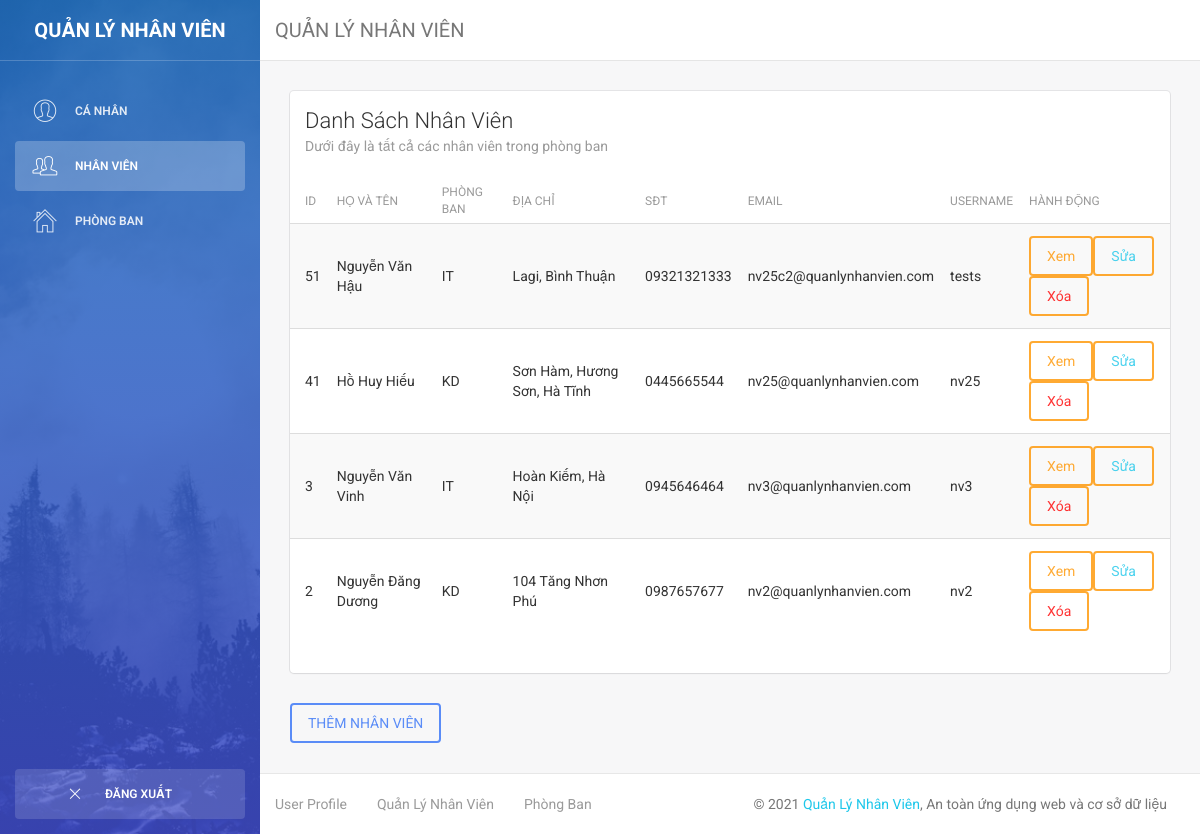
The app's page /nhanvien.php (signed in) with its own data.
### tables this page shows
CREATE TABLE `nhanvien` (
  `ID` int(5) UNSIGNED NOT NULL,
  `HOTEN` varchar(255) NOT NULL,
  `MAPB` varchar(10) DEFAULT NULL,
  `PHAI` varchar(10) NOT NULL,
  `DIACHI` varchar(255) DEFAULT NULL,
  `SDT` varchar(20) DEFAULT NULL,
  `EMAIL` varchar(255) DEFAULT NULL,
  `USERNAME` varchar(32) DEFAULT NULL,
  `PASSWORD` varchar(100) DEFAULT NULL,
  `LUONG` varchar(100) DEFAULT NULL,
  `isAdmin` int(11) DEFAULT NULL
);

### nhanvien.php (the view, shortened to what this page needs)
<?php
     require 'connectdatabase.php';
?>
<!doctype html>
<html lang="en">
<head>
    <link href="assets/css/bootstrap.min.css" rel="stylesheet" />
    <link href="assets/css/animate.min.css" rel="stylesheet"/>
    <link href="assets/css/light-bootstrap-dashboard.css" rel="stylesheet"/>
    <link href="assets/css/demo.css" rel="stylesheet" />
    <link href="http://maxcdn.bootstrapcdn.com/font-awesome/4.2.0/css/font-awesome.min.css" rel="stylesheet">
    <link href="assets/css/pe-icon-7-stroke.css" rel="stylesheet" />
</head>
<body>
<div class="wrapper">
    <div class="sidebar" data-color="blue" data-image="assets/img/sidebar-5.jpg">
    	<div class="sidebar-wrapper">
            <div class="logo">
                <a href="#" class="simple-text">
                    QUẢN LÝ NHÂN VIÊN
                </a>
            </div>
            <ul class="nav">
                <li>
                    <a href="profile.php">
                        <i class="pe-7s-user"></i>
                        <p>Cá Nhân</p>
                    </a>
                </li>
                <li class="active">
                    <a href="#">
                        <i class="pe-7s-users"></i>
                        <p>nhân viên</p>
                    </a>
                </li>
                <li>
                    <a href="phongban.php">
                        <i class="pe-7s-home"></i>
                        <p>Phòng Ban</p>
                    </a>
                </li>
				<li class="active-pro">
                    <a href="controller_logout.php">
                        <i class="pe-7s-close" style="margin-left: 30px;"></i>
                        <p>
                        <?php
                        if(isset($_SESSION['username']) && $_SESSION['username']) {
                            echo "Đăng Xuất";
                        }
                        else {
                            echo "Đăng Nhập";
                        }
                        ?>
                        </p>
                    </a>
                </li>
            </ul>
    	</div>
    </div>
    <div class="main-panel">
        <nav class="navbar navbar-default navbar-fixed">
            <div class="container-fluid">
                <div class="navbar-header">
                    <p class="navbar-brand" href="#">QUẢN LÝ NHÂN VIÊN</p>
                </div>
            </div>
        </nav>
        <div class="content">
            <div class="container-fluid">
                <div class="row">
                    <div class="col-md-12">
                        <div class="card">
                            <div class="header">
                                <h4 class="title">Danh Sách Nhân Viên</h4>
                                <p class="category">Dưới đây là tất cả các nhân viên trong phòng ban</p>
                            </div>
                            <div class="content table-responsive table-full-width">
                                <table class="table table-hover table-striped">
                                    <thead>
                                        <th>ID</th>
                                    	<th>Họ và tên</th>
                                        <th>Phòng Ban</th>
                                    	<th>Địa chỉ</th>
                                        <th>SĐT</th>
                                    	<th>Email</th>
                                        <th>Username</th>
                                    	<th>Hành Động</th>
                                    </thead>
                                    <tbody>
            <?php
            $sql = "SELECT id ,hoten ,mapb ,diachi,sdt ,email ,luong ,username FROM nhanvien WHERE isAdmin = '0' ORDER BY id DESC";
            $result = $conn->query($sql);
            if ($result->num_rows > 0) {
            while($row = $result->fetch_assoc()) {
            echo    "<tr>";
            echo            "<td>". $row["id"]. "</td>";
            echo            "<td>". $row["hoten"]. "</td>";
            echo            "<td>". $row["mapb"]. "</td>";
            echo            "<td>". $row["diachi"]. "</td>";
            echo            "<td>". $row["sdt"]. "</td>";
            echo            "<td>". $row["email"]. "</td>";
            echo            "<td>". $row["username"] ."</td>";
            echo            "<td>";
            echo  "<button type='button' class='btn btn-warning btn-edit' data-id='";
            echo    $row["id"];
            echo  "'>Xem</button>";
            echo    "<button type='button' class='btn btn-warning'><a href='sua_nhanvien.php?id=";
            echo  $row["id"];
            echo  "'>Sửa</a></button>";
            echo    "<button type='button' class='btn btn-warning'><a style='color: red;' href='xoa_nhanvien.php?id=";
            echo  $row["id"];
            echo "'>Xóa</a></button>";
                                            echo            "</td>";
                                            echo    "</tr>";
                                        }
                                            }
            ?>
                                    </tbody>
                                </table>
                            </div>
                        </div>
                    </div>
                </div>
                <?php
                if(isset($_SESSION['username']) && $_SESSION['username']) {
                echo "<button type='button' class='btn btn-primary' data-toggle='modal' data-target='#AddModal'>THÊM NHÂN VIÊN</button>";
                    }
                ?>
            </div>
        </div>
        <footer class="footer">
            <div class="container-fluid">
                <nav class="pull-left">
                    <ul>
                        <li>
                            <a href="profile.php">
                                User Profile
                            </a>
                        </li>
                        <li>
                            <a href="#">
                                Quản Lý Nhân Viên
                            </a>
                        </li>
                        <li>
                            <a href="phongban.php">
                                Phòng Ban
                            </a>
                        </li>
                    </ul>
                </nav>
                <p class="copyright pull-right">
                    &copy; 2021 <a href="#">Quản Lý Nhân Viên</a>, An toàn ứng dụng web và cơ sở dữ liệu
                </p>
            </div>
        </footer>
    </div>
</div>
</body>
</html>

### assets/css/demo.css (style rules this page uses)
.sidebar .nav > li.active-pro { position: absolute; width: 100%; bottom: 10px; }
.sidebar .nav > li.active-pro a { background: rgba(255, 255, 255, 0.14); opacity: 1; color: #FFFFFF; }

### records on screen
nhanvien: ID "51", HOTEN "Nguyễn Văn Hậu", MAPB "IT", DIACHI "Lagi, Bình Thuận", SDT "09321321333", EMAIL "nv25c2@quanlynhanvien.com", USERNAME "tests"
nhanvien: ID "41", HOTEN "Hồ Huy Hiếu", MAPB "KD", DIACHI "Sơn Hàm, Hương Sơn, Hà Tĩnh", SDT "0445665544", EMAIL "nv25@quanlynhanvien.com", USERNAME "nv25"
nhanvien: ID "3", HOTEN "Nguyễn Văn Vinh", MAPB "IT", DIACHI "Hoàn Kiếm, Hà Nội", SDT "0945646464", EMAIL "nv3@quanlynhanvien.com", USERNAME "nv3"
nhanvien: ID "2", HOTEN "Nguyễn Đăng Dương", MAPB "KD", DIACHI "104 Tăng Nhơn Phú", SDT "0987657677", EMAIL "nv2@quanlynhanvien.com", USERNAME "nv2"
